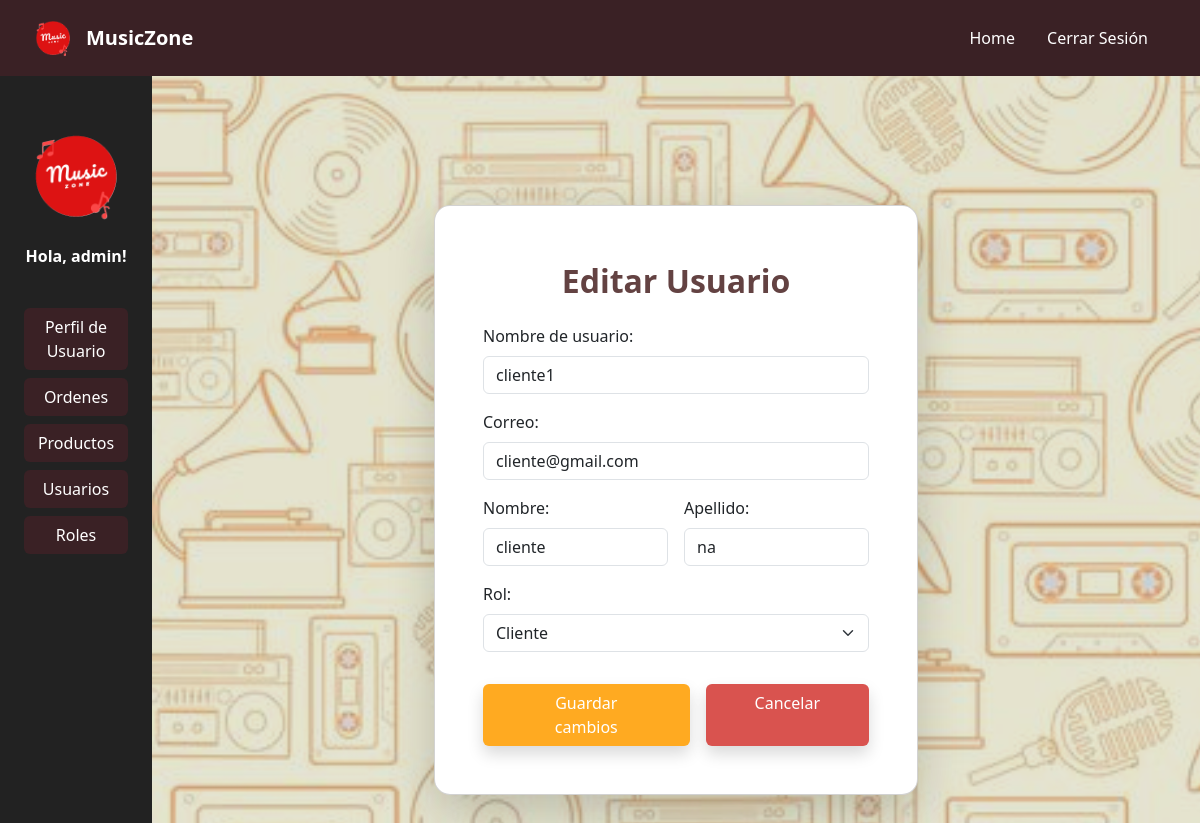
The app's page /usuarios/editar/3/ (signed in) with its own data.
### Users/models.py (models this page shows, shortened)
class User(AbstractUser):
    name = models.CharField(max_length=100, verbose_name='Nombre')
    last_name = models.CharField(max_length=100, verbose_name='Apellido')
    username = models.CharField(max_length=100, unique=True, verbose_name='Nombre de usuario')
    email = models.EmailField(unique=True, verbose_name='Correo electrónico')
    role = models.ForeignKey(Role, on_delete=models.CASCADE, verbose_name='Rol', null=True, blank=True)
    EMAIL_FIELD = 'email'
    USERNAME_FIELD = 'username'
    REQUIRED_FIELDS = ['email', 'name', 'last_name']

class Role(models.Model):
    role = models.CharField(max_length=100, verbose_name='Rol')

### Users/views.py (the view, shortened to what this page needs)
# urls.py: path('editar/<int:usuario_id>/', views.edit_user, name='edit_user'),
@staff_member_required(login_url='/')
@login_required
def edit_user(request, usuario_id):
    usuario = get_object_or_404(User, pk=usuario_id)
    roles = Role.objects.all()
    return render(request, 'users/edit_user.html', {'usuario': usuario, 'roles': roles})

### Users/templates/users/edit_user.html (shortened to what this page needs)
{% extends 'base.html' %}
{% load static %}
{% block content %}
<div class="container-fluid d-flex justify-content-center align-items-center min-vh-100 px-3">
    <div class="card shadow-lg bg-white rounded-4 p-5 m-4 col-lg-6 col-md-8 col-sm-12">
        <h2 class="text-center fw-bold mt-2 mb-4" style="color: #634242;">Editar Usuario</h2>
        <form method="post" class="row g-3">
            <div class="col-12">
                <label for="username" class="form-label">Nombre de usuario:</label>
                <input type="text" class="form-control" id="username" name="username" value="{{ usuario.username }}" required>
            </div>
            <div class="col-12">
                <label for="email" class="form-label">Correo:</label>
                <input type="email" class="form-control" id="email" name="email" value="{{ usuario.email }}" required>
            </div>
            <div class="col-md-6">
                <label for="name" class="form-label">Nombre:</label>
                <input type="text" class="form-control" id="name" name="name" value="{{ usuario.name }}" required>
            </div>
            <div class="col-md-6">
                <label for="last_name" class="form-label">Apellido:</label>
                <input type="text" class="form-control" id="last_name" name="last_name" value="{{ usuario.last_name }}" required>
            </div>
            <div class="col-12">
                <label for="role" class="form-label">Rol:</label>
                <select class="form-select" id="role" name="role" required>
                    {% for role in roles %}
                        <option value="{{ role.id }}" {% if usuario.role and usuario.role.id == role.id %}selected{% endif %}>{{ role.role }}</option>
                    {% endfor %}
                </select>
            </div>
            <div class="d-flex justify-content-center">
                <button type="submit" class="btn shadow w-auto px-5 mt-3"
                        style="background-color: #ffaa21; color: white;">Guardar cambios</button>
                <a href="{% url 'users:user' %}" class="btn shadow w-auto px-5 mt-3 ms-3"
                   style="background-color: #d9534f; color: white;">Cancelar</a>
            </div>
        </form>
    </div>
</div>
{% endblock %}

### MusicZone/templates/base.html (shortened to what this page needs)
{% load static %}
<!DOCTYPE html>
<html lang="es">
<head>
    <link href="https://cdn.jsdelivr.net/npm/bootstrap@5.3.0/dist/css/bootstrap.min.css" rel="stylesheet">
    <link rel="stylesheet" href="https://cdn.datatables.net/1.13.6/css/dataTables.bootstrap5.min.css">
</head>
<body class="bg-image">
<nav class="navbar navbar-expand-lg navbar-dark px-3" style="background-color: #3a2125;">
    <div class="container-fluid">
        <a class="navbar-brand d-flex align-items-center" href="{% url 'home' %}">
            <img src="{% static 'img/Logo.png' %}" class="me-2" style="max-height: 50px; width: auto;" alt="Logo">
            <span class="fw-bold text-white">MusicZone</span>
        </a>
        <div class="collapse navbar-collapse justify-content-end" id="navbarNav">
            <ul class="navbar-nav">
                <li class="nav-item me-3">
                    <a class="nav-link text-white" href="{% url 'home' %}"> Home</a>
                </li>
                {% if user.is_authenticated %}
                <li class="nav-item me-3">
                    <a class="nav-link text-white" href="{% url 'logout' %}"><ion-icon name="log-out-outline"> Cerrar Sesión</ion-icon></a>
                </li>
                {% endif %}
            </ul>
        </div>
    </div>
</nav>
<div class="d-flex min-vh-100">
        <div class="d-none d-lg-block text-white p-3" style="background-color: #222222; width: 250px;">
            <div class="text-center py-4">
                <img src="{% static 'img/Logo.png' %}" style="height: 120px;" alt="Logo">
                <p class="mt-2 fw-bold">{% if user.is_authenticated %}Hola, {{ user.name }}!{% else %}Bienvenido!{% endif %}</p>
            </div>
            <ul class="nav flex-column px-2">
                {% if user.is_authenticated %}
                <li class="nav-item mb-2">
                    <a href="{% url 'users:user_profile' request.user.id %}" class="btn w-100" style="background-color: #3a2125; color: white;">Perfil de Usuario</a>
                </li>
                {% if user.is_staff %}
                <li class="nav-item mb-2">
                    <a href="{% url 'sales:order_list' %}" class="btn w-100" style="background-color: #3a2125; color: white;">Ordenes</a>
                </li>
                <li class="nav-item mb-2">
                    <a href="{% url 'products:instrumento' %}" class="btn w-100" style="background-color: #3a2125; color: white;">Productos</a>
                </li>
                <li class="nav-item mb-2">
                    <a href="{% url 'users:user' %}" class="btn w-100" style="background-color: #3a2125; color: white;">Usuarios</a>
                </li>
                <li class="nav-item mb-2">
                    <a href="{% url 'users:role' %}" class="btn w-100" style="background-color: #3a2125; color: white;">Roles</a>
                </li>
                {% endif %}
                {% endif %}
            </ul>
        </div>
        <main class="flex-grow-1 p-4">
            {% block content %}{% endblock %}
        </main>
</div>
</body>
</html>

### records on screen
User: name "admin"
User: username "cliente1", email "cliente@gmail.com", name "cliente", last_name "na", role "Cliente"
